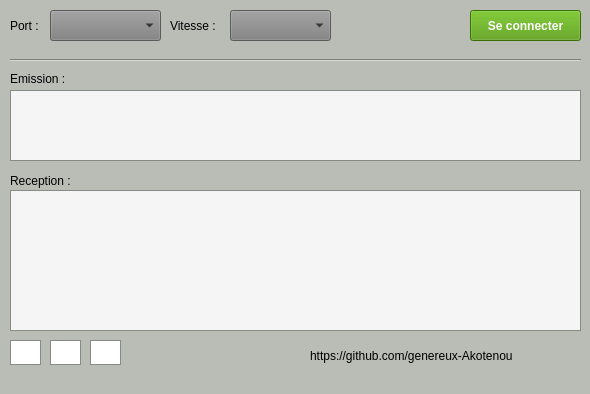
<?xml version="1.0" encoding="UTF-8"?>
<ui version="4.0">
 <class>MainWindow</class>
 <widget class="QMainWindow" name="MainWindow">
  <property name="enabled">
   <bool>true</bool>
  </property>
  <property name="geometry">
   <rect>
    <x>0</x>
    <y>0</y>
    <width>590</width>
    <height>394</height>
   </rect>
  </property>
  <property name="windowTitle">
   <string>MainWindow</string>
  </property>
  <property name="styleSheet">
   <string notr="true">background-color: rgb(186, 189, 182);</string>
  </property>
  <property name="unifiedTitleAndToolBarOnMac">
   <bool>false</bool>
  </property>
  <widget class="QWidget" name="centralwidget">
   <widget class="QLabel" name="label">
    <property name="geometry">
     <rect>
      <x>10</x>
      <y>10</y>
      <width>41</width>
      <height>31</height>
     </rect>
    </property>
    <property name="text">
     <string>Port : </string>
    </property>
   </widget>
   <widget class="QComboBox" name="comboPort">
    <property name="geometry">
     <rect>
      <x>50</x>
      <y>10</y>
      <width>111</width>
      <height>31</height>
     </rect>
    </property>
    <property name="styleSheet">
     <string notr="true">background-color: gray;</string>
    </property>
   </widget>
   <widget class="QLabel" name="label_2">
    <property name="geometry">
     <rect>
      <x>170</x>
      <y>10</y>
      <width>61</width>
      <height>31</height>
     </rect>
    </property>
    <property name="text">
     <string>Vitesse : </string>
    </property>
   </widget>
   <widget class="QComboBox" name="comboVitesse">
    <property name="geometry">
     <rect>
      <x>230</x>
      <y>10</y>
      <width>101</width>
      <height>31</height>
     </rect>
    </property>
    <property name="styleSheet">
     <string notr="true">background-color: gray;</string>
    </property>
   </widget>
   <widget class="QPushButton" name="btnConnexion">
    <property name="enabled">
     <bool>true</bool>
    </property>
    <property name="geometry">
     <rect>
      <x>470</x>
      <y>10</y>
      <width>111</width>
      <height>31</height>
     </rect>
    </property>
    <property name="styleSheet">
     <string notr="true">background-color: rgb(78, 154, 6);
color: white;
font-weight: bold;</string>
    </property>
    <property name="text">
     <string>Se connecter</string>
    </property>
    <property name="checkable">
     <bool>true</bool>
    </property>
   </widget>
   <widget class="Line" name="line">
    <property name="geometry">
     <rect>
      <x>10</x>
      <y>50</y>
      <width>571</width>
      <height>20</height>
     </rect>
    </property>
    <property name="orientation">
     <enum>Qt::Horizontal</enum>
    </property>
   </widget>
   <widget class="QLabel" name="label_3">
    <property name="geometry">
     <rect>
      <x>10</x>
      <y>70</y>
      <width>81</width>
      <height>17</height>
     </rect>
    </property>
    <property name="text">
     <string>Emission : </string>
    </property>
   </widget>
   <widget class="QLabel" name="label_4">
    <property name="geometry">
     <rect>
      <x>10</x>
      <y>170</y>
      <width>81</width>
      <height>21</height>
     </rect>
    </property>
    <property name="text">
     <string>Reception :</string>
    </property>
   </widget>
   <widget class="QTextEdit" name="boxEmission">
    <property name="geometry">
     <rect>
      <x>10</x>
      <y>90</y>
      <width>571</width>
      <height>71</height>
     </rect>
    </property>
    <property name="styleSheet">
     <string notr="true">background-color: whitesmoke;
border: 1px solid rgb(136, 138, 133);</string>
    </property>
   </widget>
   <widget class="QTextEdit" name="boxReception">
    <property name="enabled">
     <bool>false</bool>
    </property>
    <property name="geometry">
     <rect>
      <x>10</x>
      <y>190</y>
      <width>571</width>
      <height>141</height>
     </rect>
    </property>
    <property name="styleSheet">
     <string notr="true">background-color: whitesmoke;
border: 1px solid rgb(136, 138, 133);
color: black;</string>
    </property>
   </widget>
   <widget class="QLabel" name="label_5">
    <property name="geometry">
     <rect>
      <x>310</x>
      <y>340</y>
      <width>271</width>
      <height>31</height>
     </rect>
    </property>
    <property name="text">
     <string>https://github.com/genereux-Akotenou</string>
    </property>
   </widget>
   <widget class="QPushButton" name="btnDefiler">
    <property name="geometry">
     <rect>
      <x>10</x>
      <y>340</y>
      <width>31</width>
      <height>25</height>
     </rect>
    </property>
    <property name="styleSheet">
     <string notr="true">background-color: white;
border: 1px solid rgb(136, 138, 133);</string>
    </property>
    <property name="text">
     <string/>
    </property>
    <property name="checkable">
     <bool>true</bool>
    </property>
    <property name="checked">
     <bool>true</bool>
    </property>
   </widget>
   <widget class="QPushButton" name="btnHorloge">
    <property name="geometry">
     <rect>
      <x>50</x>
      <y>340</y>
      <width>31</width>
      <height>25</height>
     </rect>
    </property>
    <property name="styleSheet">
     <string notr="true">background-color: white;
border: 1px solid rgb(136, 138, 133);</string>
    </property>
    <property name="text">
     <string/>
    </property>
    <property name="checkable">
     <bool>true</bool>
    </property>
   </widget>
   <widget class="QPushButton" name="btnEffacer">
    <property name="geometry">
     <rect>
      <x>90</x>
      <y>340</y>
      <width>31</width>
      <height>25</height>
     </rect>
    </property>
    <property name="styleSheet">
     <string notr="true">background-color: white;
border: 1px solid rgb(136, 138, 133);</string>
    </property>
    <property name="text">
     <string/>
    </property>
    <property name="checkable">
     <bool>false</bool>
    </property>
   </widget>
  </widget>
  <widget class="QMenuBar" name="menubar">
   <property name="geometry">
    <rect>
     <x>0</x>
     <y>0</y>
     <width>590</width>
     <height>22</height>
    </rect>
   </property>
  </widget>
 </widget>
 <resources/>
 <connections/>
</ui>
